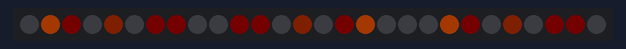
Bench run of a sketch on a simulated Arduino Uno, built with avr-gcc and run on an emulated ATmega328P. Parts: 28 RGB LEDs in strip order, left to right. Dim RGB values are drawn brighter than linear; random numbers use the default seed unless the sketch sets one.

Above: at 3.47 s.
At 7.49 s:
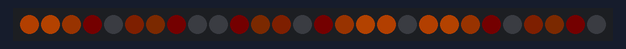
At 12.76 s:
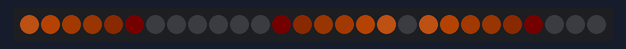
At 21.42 s:
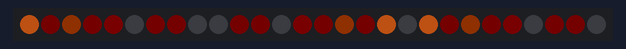
At 30.08 s:
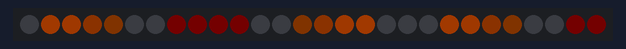
At 39.35 s:
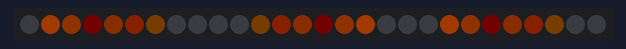

The sketch:

candle.ino
```cpp
#include <FastLED.h>

uint8_t gamma8[] = {
    0, 0, 0, 0, 0, 0, 0, 0, 0, 0, 0, 0, 0, 0, 0, 0,
    0, 0, 0, 0, 0, 0, 0, 0, 0, 0, 0, 0, 1, 1, 1, 1,
    1, 1, 1, 1, 1, 1, 1, 1, 1, 2, 2, 2, 2, 2, 2, 2,
    2, 3, 3, 3, 3, 3, 3, 3, 4, 4, 4, 4, 4, 5, 5, 5,
    5, 6, 6, 6, 6, 7, 7, 7, 7, 8, 8, 8, 9, 9, 9, 10,
    10, 10, 11, 11, 11, 12, 12, 13, 13, 13, 14, 14, 15, 15, 16, 16,
    17, 17, 18, 18, 19, 19, 20, 20, 21, 21, 22, 22, 23, 24, 24, 25,
    25, 26, 27, 27, 28, 29, 29, 30, 31, 32, 32, 33, 34, 35, 35, 36,
    37, 38, 39, 39, 40, 41, 42, 43, 44, 45, 46, 47, 48, 49, 50, 50,
    51, 52, 54, 55, 56, 57, 58, 59, 60, 61, 62, 63, 64, 66, 67, 68,
    69, 70, 72, 73, 74, 75, 77, 78, 79, 81, 82, 83, 85, 86, 87, 89,
    90, 92, 93, 95, 96, 98, 99, 101, 102, 104, 105, 107, 109, 110, 112, 114,
    115, 117, 119, 120, 122, 124, 126, 127, 129, 131, 133, 135, 137, 138, 140, 142,
    144, 146, 148, 150, 152, 154, 156, 158, 160, 162, 164, 167, 169, 171, 173, 175,
    177, 180, 182, 184, 186, 189, 191, 193, 196, 198, 200, 203, 205, 208, 210, 213,
    215, 218, 220, 223, 225, 228, 231, 233, 236, 239, 241, 244, 247, 249, 252, 255};

#define LED_PIN 5
//#define SW_PIN 2
//#define X_PIN 0
//#define Y_PIN 1

#define COLOR_ORDER GRB
#define CHIPSET WS2812B

#define BRIGHTNESS 128
#define UPDATES_PER_SECOND 40

#define HEIGHT 9
#define NUM_LEDS (HEIGHT * 3 + 1)
CRGB leds[NUM_LEDS];

uint8_t tbuff[2][HEIGHT + 1];
uint8_t temps = 0;
uint8_t newt = 1;
uint8_t hue = 25;
uint8_t hue_step = 1;
uint8_t brightness = BRIGHTNESS;

CRGB correct(CRGB col)
{
  //  return CRGB(gamma8[col.r],gamma8[col.g],gamma8[col.b]);
  return col;
}

CRGB color(uint8_t temp)
{
  if (temp < 86)
  {
    return CHSV(hue, 255, temp * 192 / 86);
  }
  if (temp < 172)
  {
    return CHSV(hue, 255 - (temp - 86) * 128 / 86, 192 + (temp - 86) * 64 / 86);
  }
  return CHSV(hue, 128 - (temp - 172) * 128 / 86, 255);
}

void genDisplay()
{
  for (uint8_t y = 0; y < HEIGHT; y++)
  {
      CRGB col = correct(color(tbuff[temps][y]));
      leds[HEIGHT-1-y]=col;
      leds[HEIGHT+y]=col;
      leds[3*HEIGHT-y]=col;
  }
}

uint8_t safeTemp(uint8_t y)
{
  if (y < HEIGHT + 1)
  {
    return tbuff[temps][y];
  }
  return 0;
}

void updateTs()
{
  if (random8() > 75)
    tbuff[temps][HEIGHT] = random8(120, 215);

  tbuff[newt][HEIGHT] = 0;

  for (uint8_t y = 0; y < HEIGHT; y++)
  {
      tbuff[newt][y] = scale8(tbuff[temps][y + 1], 160);
      for (uint8_t row = 0; row < 3; row++)
      {
          tbuff[newt][y] += scale8(safeTemp(y + row) >> 2, random8(40, 60));
      }
  }
  temps = newt;
  newt = 1 - temps;
}

void Refresh()
{
  FastLED.show();
  FastLED.delay(1000 / UPDATES_PER_SECOND);
}

void loop()
{
  //uint16_t joyX, joyY;

  random16_add_entropy(random());

  unsigned long ms = millis();
  if (ms < 5000)
  {
    FastLED.setBrightness(scale8(brightness, (ms * 256) / 5000));
  }
  else
  {
    FastLED.setBrightness(brightness);
  }

  // joyX = analogRead(X_PIN);
  // joyY = analogRead(Y_PIN);
  // if (digitalRead(SW_PIN)==0) {
  //   hue_step = 1 - hue_step;
  // }
  // brightness += (joyY >> 8)-2;
  FastLED.setBrightness(brightness);
  // hue += (joyX >> 8)-2;
  // hue += hue_step;
  // Serial.print("Joy Y: ");
  // Serial.print(joyY);
  // Serial.print(" Hue: ");
  // Serial.print(hue);
  // Serial.print("\n\n");
  updateTs();
  genDisplay();
  Refresh();
}

void setup()
{
  delay(3000); // power-up safety delay
  FastLED.addLeds<CHIPSET, LED_PIN, COLOR_ORDER>(leds, NUM_LEDS).setCorrection(TypicalLEDStrip);
  FastLED.setBrightness(BRIGHTNESS);
  // pinMode(SW_PIN, INPUT);
  // digitalWrite(SW_PIN, HIGH);
  // Serial.begin(9600);
}
```
